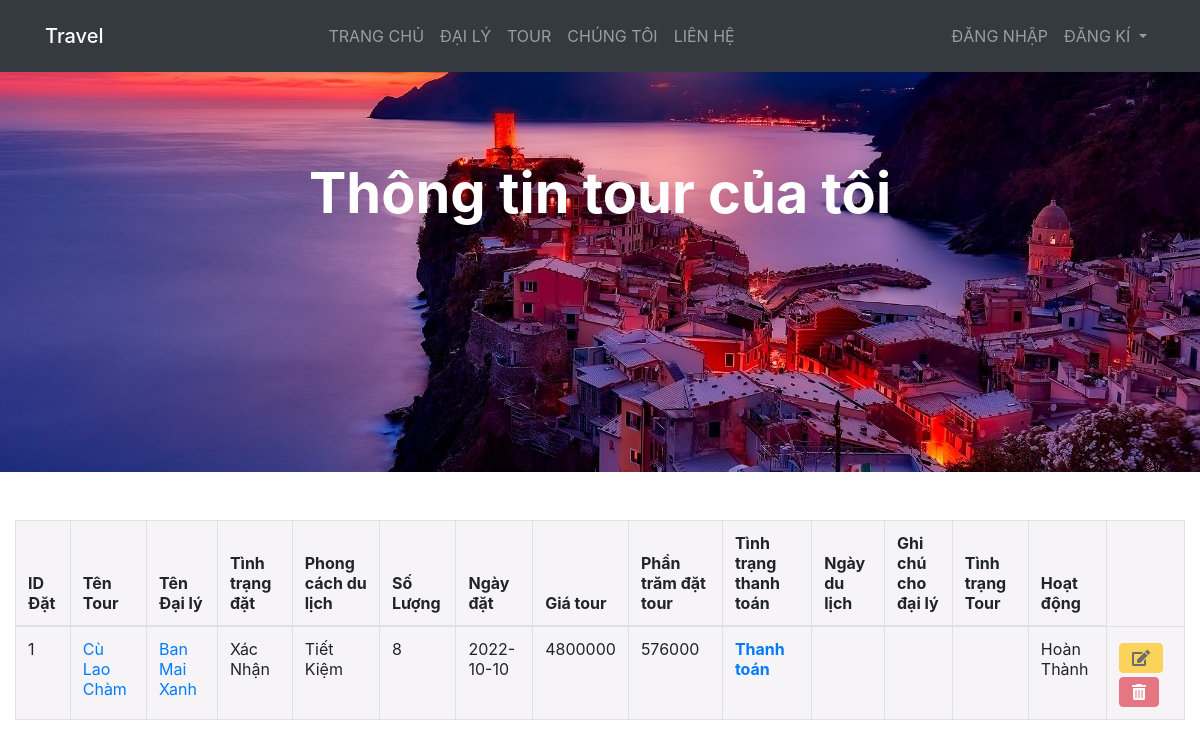
/mybookings.php (signed in), run on the app's committed database.
### tables this page shows
CREATE TABLE `bookings` (
  `booking_id` int(11) NOT NULL,
  `package_id` int(11) NOT NULL,
  `tourist_id` int(11) NOT NULL,
  `agency_id` int(11) NOT NULL,
  `persons` int(2) NOT NULL,
  `travel_style` varchar(255) NOT NULL,
  `tourist_name` varchar(255) NOT NULL,
  `tourist_email` varchar(255) NOT NULL,
  `tourist_contact` varchar(255) NOT NULL,
  `enquiry_msg` text NOT NULL,
  `booking_status` varchar(255) NOT NULL,
  `date` date NOT NULL
);

CREATE TABLE `packages` (
  `package_id` int(11) NOT NULL,
  `agency_id` int(11) NOT NULL,
  `package_name` varchar(255) NOT NULL,
  `location` varchar(255) NOT NULL,
  `place_details` text NOT NULL,
  `place_images` text NOT NULL,
  `num_days` int(11) NOT NULL,
  `num_nights` int(11) NOT NULL,
  `budget_price` int(20) NOT NULL,
  `comfort_price` int(20) NOT NULL,
  `lux_price` int(20) NOT NULL,
  `budget_details` varchar(255) NOT NULL,
  `comfort_details` varchar(255) NOT NULL,
  `lux_details` varchar(255) NOT NULL,
  `booking_percentage` int(11) NOT NULL,
  `min_people` int(11) NOT NULL,
  `includes` text NOT NULL,
  `excludes` text NOT NULL,
  `counsel` text NOT NULL,
  `itinerary` text NOT NULL,
  `package_status` varchar(255) NOT NULL,
  `package_date` date NOT NULL
);

CREATE TABLE `agencies` (
  `agency_id` int(11) NOT NULL,
  `agency_name` varchar(255) NOT NULL,
  `owner_name` varchar(255) NOT NULL,
  `agency_email` varchar(255) NOT NULL,
  `agency_password` varchar(255) NOT NULL,
  `logo_image` text NOT NULL,
  `cover_image` text NOT NULL,
  `agency_contact` varchar(255) NOT NULL,
  `agency_address` varchar(255) NOT NULL,
  `agency_status` varchar(255) NOT NULL,
  `date` date NOT NULL
);

CREATE TABLE `payments` (
  `payment_id` int(11) NOT NULL,
  `booking_id` int(11) NOT NULL,
  `package_id` int(11) NOT NULL,
  `agency_id` int(11) NOT NULL,
  `tourist_id` int(11) NOT NULL,
  `amount` int(11) NOT NULL,
  `currency` varchar(255) NOT NULL,
  `txn_id` varchar(255) NOT NULL,
  `payment_type` varchar(255) NOT NULL,
  `payment_status` varchar(255) NOT NULL,
  `card_name` varchar(255) NOT NULL,
  `tour_status` varchar(255) NOT NULL,
  `date` date NOT NULL
);

### includes/functions.php (called while the page is built, shortened)
<?php
    function readPackage($package_id){
        include 'db.php';
        $stmt = $pdo->prepare('SELECT * FROM packages WHERE package_id = :package_id');
        $stmt->execute([':package_id' => $package_id]);
        $package = $stmt->fetch(PDO::FETCH_ASSOC);
        return $package;
    }
    function readPackageDates($package_id){
        include 'db.php';
        $stmt = $pdo->prepare('SELECT * FROM package_dates WHERE package_id = :package_id');
        $stmt->execute([':package_id'   => $package_id]);
        $date = $stmt->fetch(PDO::FETCH_ASSOC);
        return $date;
    }
    function readAgency($agency_id){
        include 'db.php';
        $stmt = $pdo->prepare('SELECT * FROM agencies WHERE agency_id = :agency_id');
        $stmt->execute([':agency_id'   => $agency_id ]);
        $agency = $stmt->fetch(PDO::FETCH_ASSOC);
        return $agency;
    }
?>

### mybookings.php (the view, shortened to what this page needs)
<?php
    include 'includes/db.php';
    include 'includes/functions.php';
    include 'layouts/header.php';
    include 'layouts/navbar.php';
    if(isset($_SESSION['tourist_email'])){
        $tourist_id = $_SESSION['tourist_id'];
        $stmt = $pdo->prepare('SELECT * FROM bookings WHERE tourist_id = :tourist_id ORDER BY booking_id DESC');
        $stmt->execute([':tourist_id' => $tourist_id]);
        $bookings = [];
        while($row = $stmt->fetch(PDO::FETCH_ASSOC)){
            $bookings[] = $row;
        }
    }
?>
<head>
</head>
<br><br><br>
<div class="jumbotron jumbotron-fluid mybooking">
  <div class="container"><br>
    <h1 class="display-4 text-white text-center font-weight-bold">Thông tin tour của tôi</h1>
  </div>
</div>
<div class="container-fluid">
    <?php
        if(empty($bookings)){
            echo '<h1 class="text-center pt-4">Không có đặt chỗ để hiển thị</h1>';
        }else{
    ?>
    <table class="table table-bordered table-hover mt-5" style="background: #F6F4F6;">
        <thead>
            <tr>
                <th>ID Đặt</th>
                <th>Tên Tour</th>
                <th>Tên Đại lý</th>
                <th>Tình trạng đặt</th>
                <th>Phong cách du lịch</th>
                <th>Số Lượng</th>
                <th>Ngày đặt</th>
                <th>Giá tour</th>
                <th>Phần trăm đặt tour</th>
                <th>Tình trạng thanh toán</th>
                <th>Ngày du lịch</th>
                <th>Ghi chú cho đại lý</th>
                <th>Tình trạng Tour</th>
                <th>Hoạt động</th>
            </tr>
        </thead>
        <tbody>
        <?php
            $i = 1;
            foreach($bookings as $booking){
                $stmt = $pdo->prepare('SELECT * FROM payments WHERE booking_id = :booking_id');
                $stmt->execute([':booking_id' => $booking['booking_id']]);
                $payment = $stmt->fetch(PDO::FETCH_ASSOC);
                    echo '<td>'. $i++ .'</td>';
                    $package = readPackage($booking['package_id']);
                    echo '<td><a href="package.php?package_id='. $booking['package_id'] .'">'. $package['package_name'] .'</a></td>';
                    $agency = readAgency($booking['agency_id']);
                    echo '<td><a href="agency.php?agency_id='. $booking['agency_id'] .'">'. $agency['agency_name'] .'</a></td>';
                    echo '<td>'. ucwords($booking['booking_status']) .'</td>';
                    echo '<td>'. ucwords($booking['travel_style']) .'</td>';
                    echo '<td>'. $booking['persons'] .'</td>';
                    echo '<td>'. $booking['date'] .'</td>';
                    if($booking['travel_style'] == 'Tiết kiệm'){
                        $total = $package['budget_price'] * $booking['persons'];
                        $book =  ceil(($package['booking_percentage'] / 100) * $total);
                    }elseif($booking['travel_style'] == 'Tiện nghi'){
                        $total = $package['comfort_price'] * $booking['persons'];
                        $book =  ceil(($package['booking_percentage'] / 100) * $total);
                    }else{
                        $total = $package['lux_price'] * $booking['persons'];
                        $book =  ceil(($package['booking_percentage'] / 100) * $total);
                    }
                    echo '<td>'. $total .'</td>';
                    echo '<td>'. $book .'</td>';
                    if($booking['booking_status'] == 'Xác nhận' && empty($payment)){
                        echo ' <form action="" method="post">
                        <td><button href="payment.php?booking_id='. $booking['booking_id'] .'" class="btn btn-primary" name="btn" type="submit">Thanh toán</button></td>
                        </form>';
                    }elseif($booking['booking_status'] == 'Xác nhận' && !empty($payment)){
                        echo '<td class="font-weight-bold"><a href="success.php?payment_id='. $payment['payment_id'] .'">Thanh toán</a></td>';
                    }else {
                        echo '<td><a href="payment.php?booking_id='. $booking['booking_id'] .'" class="btn btn-primary disabled">Thanh toán</a></td>';
                    }
                    $date = readPackageDates($package['package_id']);
                    if(!empty($payment) && $payment['tour_status'] !== 'Chưa bắt đầu'){
                        echo '<td></td>';
                        echo '<td></td>';
                        echo '<td></td>';
                    }else if(empty($date)){
                        echo '<td></td>';
                        echo '<td></td>';
                        echo '<td></td>';
                    }
                    if(!empty($payment)){
                        echo '<td>'. ucwords($payment['tour_status']) .'</td>';
                    }else{
                        echo '<td></td>';
                    }
                    if($booking['booking_status'] == 'Chưa xác nhận' || (!empty($date) && $date['status'] == 'Kéo dài')){
                        echo '<td><a  href="booking.php?page=edit_booking&edit='. $booking['booking_id'] .'" class="btn btn-warning mt-1 mr-1"><i class="fas fa-edit"></i></a>';
                        echo '<a href="mybookings.php?delete='. $booking['booking_id'] .'" class="btn btn-danger mt-1"><i class="fas fa-trash-alt"></i></a></td>';
                    }else {
                        echo '<td><a  href="mybooking.php?page=edit_mybooking&edit='. $booking['booking_id'] .'" class="btn btn-warning mt-1 mr-1 disabled"><i class="fas fa-edit"></i></a>';
                        echo '<a href="mybookings.php?delete='. $booking['booking_id'] .'" class="btn btn-danger mt-1 disabled"><i class="fas fa-trash-alt"></i></a></td>';
                    }
            }
        ?>
        </tbody>
    </table>
    <?php
        }
    ?>
</div>
<?php
    include 'layouts/footer.php';
?>

### mybookings.php (style rules this page uses)
.mybooking { background-image: url("images/view/mybooking.jpg"); background-repeat: no-repeat; background-size: cover; background-position: center center; height: 50vh; }

### data on the page
bookings: package.package_name "Cù Lao Chàm", agency.agency_name "Ban Mai Xanh", booking_status "Xác Nhận", travel_style "Tiết Kiệm", persons "8", date "2022-10-10", total "4800000", book "576000", payments.tour_status "Hoàn Thành"
